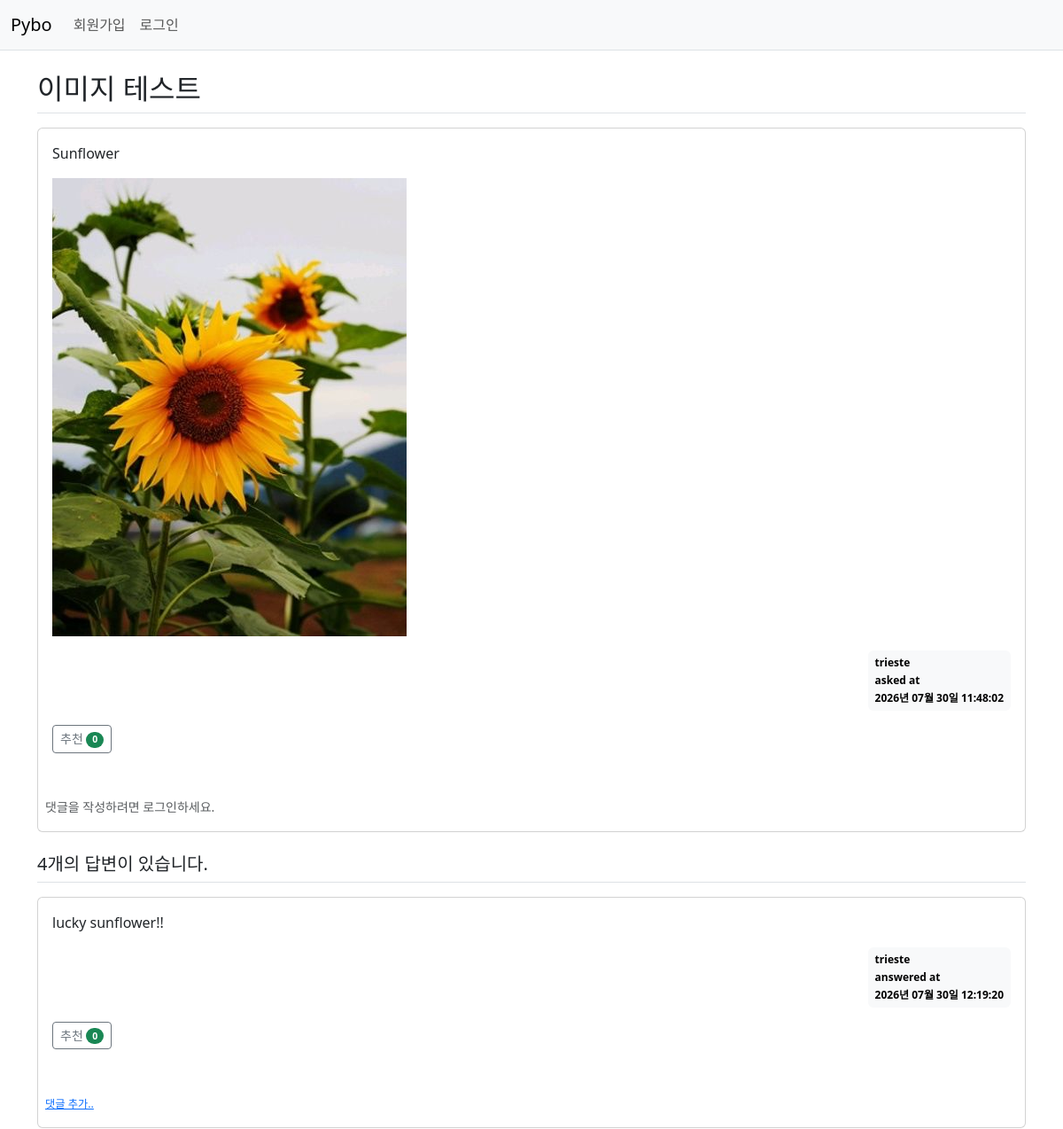
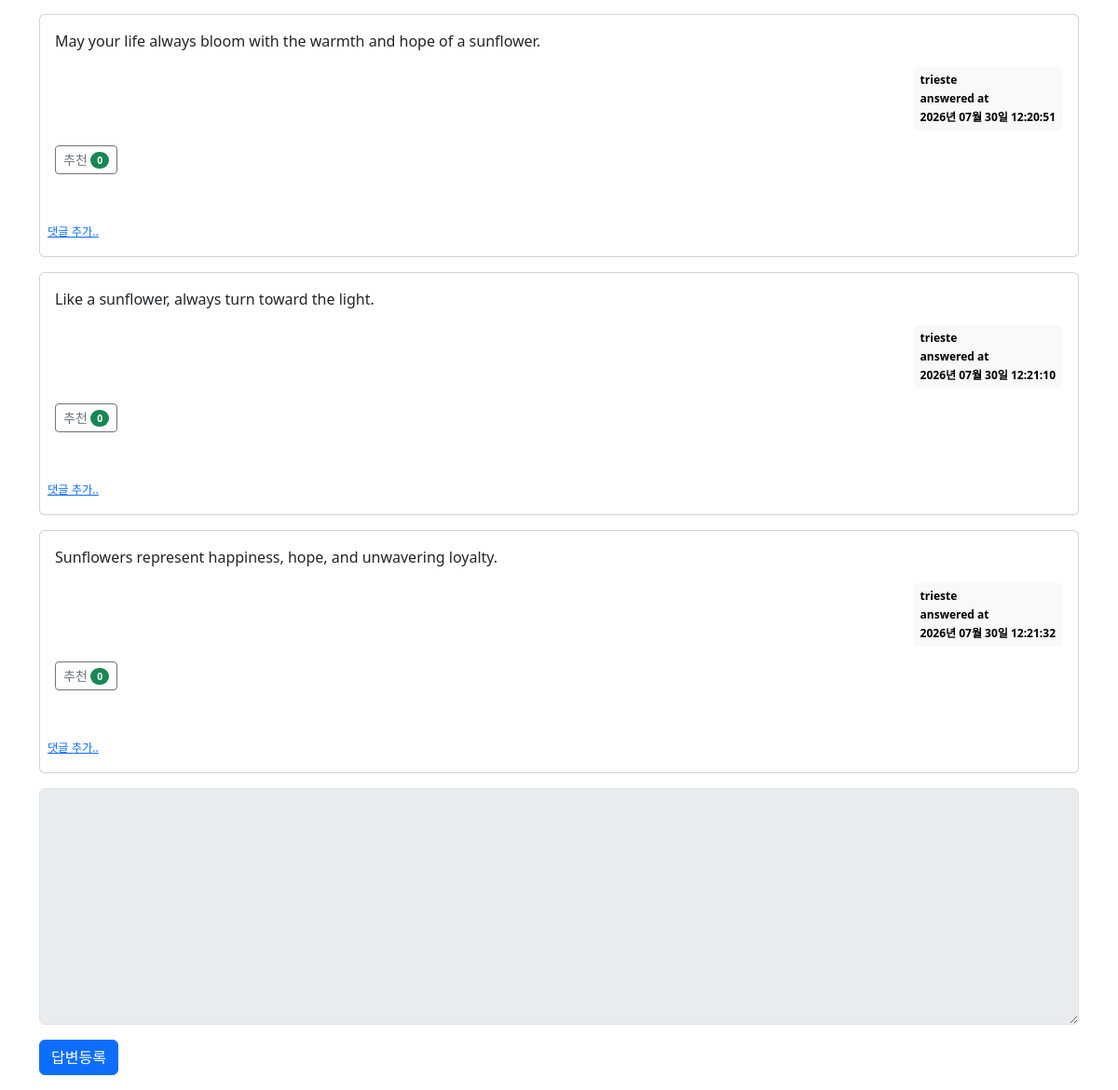
/question/detail/911, run on the app's committed database (2 pictures, top to bottom).
### pybo/models.py (models this page shows)
class Question(db.Model):
    id = db.Column(db.Integer, primary_key=True) # id를 주면 이것이 기본키가 된다는 의미
    subject = db.Column(db.String(200), nullable=False) # nullable=False는 값이 꼭들어가야한다는 의미, 200자까지 작성가능
    content = db.Column(db.Text(), nullable=False)
    create_date = db.Column(db.DateTime(), nullable=False) # 작성 일자
    image_path = db.Column(db.Text(), nullable=True) # 여러개 이미지 처리
    user_id = db.Column(db.Integer, db.ForeignKey('user.id', ondelete='CASCADE'), nullable=False)
    user = db.relationship('User', backref=db.backref('question_set'))
    voter = db.relationship(
        'User',                         # 추천한 사용자(User) 모델과 연결
        secondary=question_voter,       # 다대다 관계를 위한 중간 테이블(question_voter) 사용
        backref=db.backref('quesiton_voter_set',    # User 객체에서 추천한 질문 목록을 조회하는 속성
                           lazy='dynamic'           # 실제 조회 시점에 SQL을 실행하여 Query 객체를 반환
                           ))

class User(db.Model):
    id = db.Column(db.Integer, primary_key=True)
    username = db.Column(db.String(150), unique=True, nullable=False)
    password = db.Column(db.String(200), nullable=False)
    email = db.Column(db.String(120), unique=True, nullable=False)

class Answer(db.Model):
    id = db.Column(db.Integer, primary_key=True)
    question_id = db.Column(db.Integer, db.ForeignKey('question.id', ondelete='CASCADE')) # Question이 지워지면 Answer도 delete하라. Answer는 Question과 같은 번호를 가지고 있어야함.
    question = db.relationship('Question', backref=db.backref('answer_set', cascade='all, delete-orphan'))
    content = db.Column(db.Text(), nullable=False)
    create_date = db.Column(db.DateTime(), nullable=False)
    user_id = db.Column(db.Integer, db.ForeignKey('user.id', ondelete='CASCADE'), nullable=False)
    user = db.relationship('User', backref=db.backref('answer_set'))
    voter = db.relationship('User', secondary=answer_voter,
                            backref=db.backref('answer_voter_set', lazy='dynamic'))

### pybo/views/question_views.py (the view)
@bp.route('/detail/<int:question_id>')
def detail(question_id):
    form = AnswerForm()    # 상세 조회 라우터 내부에서 빈 답변 폼 생성
    question = Question.query.get_or_404(question_id)
    return render_template('question/question_detail.html', question=question, form=form)

### pybo/forms.py
class AnswerForm(FlaskForm):
    content = TextAreaField('내용', validators=[DataRequired('내용은 필수 입력 항목입니다.')])

### pybo/filter.py (called while the page is built)
def format_datetime(value, fmt='%Y년 %m월 %d일 %H:%M:%S'):
    return value.strftime(fmt)

### pybo/views/auth_views.py (called while the page is built)
@bp.before_app_request
def load_loaded_in_user():
    user_id = session.get('user_id')
    if user_id is None:
        g.user = None
    else:
        g.user = User.query.get(user_id)

### pybo/templates/question/question_detail.html (shortened to what this page needs)
{% extends 'base.html' %}
{% block content %}
<div class="container my-3">
    <h2 class="border-bottom py-2">{{ question.subject }}</h2>
    <div class="card my-3">
        <div class="card-body">
            <div class="card-text">{{ question.content | trim | markdown }}</div>
            {% if question.image_path %}
                {% for path in question.image_path.split(',') %}
                <div class="my-3">
                    <img src="{{ url_for('static', filename=path)}}" alt="첨부 이미지"
                    style="max-width: 100%; height: auto;" class="img-thumnail">
                </div>
                {% endfor %}
            {% endif %}
            <div class="d-flex justify-content-end">
                <div class="badge text-bg-light p-2 text-start">
                    <div class="mb-2">
                        {{ question.user.username }}
                    </div>
                    <div class="mb-2">asked at</div>
                    <div>{{ question.create_date | datetime }}</div>
                </div>
            </div>
            <div class="my-3">
                <a href="javascript:void(0)" data-uri="{{ url_for('question.vote', question_id=question.id) }}"
                    class="recommend btn btn-sm btn-outline-secondary">추천
                    <span class="badge rounded-pill bg-success">{{ question.voter | length }}</span>
                </a>
            </div>
        </div>
        <div class="card-body ps-2">
            <div>
                {% if g.user %}
                <a href="{{ url_for('comment.create_question', question_id=question.id) }}" class="small"><small>댓글
                        추가..</small></a>
                {% else %}
                <small class="text-muted">댓글을 작성하려면 로그인하세요.</small>
                {% endif %}
            </div>
        </div>
    </div>
    <h5 class="border-bottom my-3 py-2">{{ question.answer_set | length }}개의 답변이 있습니다.</h5>
    {% for answer in question.answer_set %}
    <div class="card my-3">
        <div class="card-body">
            <div class="card-text">{{ answer.content | trim | markdown }}</div>
            <div class="d-flex justify-content-end">
                <div class="badge text-bg-light p-2 text-start">
                    <div class="mb-2">{{ answer.user.username }}</div>
                    <div class="mb-2">answered at</div>
                    <div>{{ answer.create_date | datetime }}</div>
                </div>
            </div>
            <div class="my-3">
                <a href="javascript:void(0)" data-uri="{{ url_for('answer.vote', answer_id=answer.id) }}"
                    class="recommend btn btn-sm btn-outline-secondary">추천
                    <span class="badge rounded-pill bg-success">{{ answer.voter | length }}</span>
                </a>
            </div>
        </div>
        <div class="card-body ps-2">
            <div>
                <a href="{{ url_for('comment.create_answer', answer_id=answer.id) }}" class="small"><small>댓글
                        추가..</small></a>
            </div>
        </div>
    </div>
    {% endfor %}
    <form action="{{ url_for('answer.create', question_id=question.id) }}" method="post" class="my-3">
        <div class="mb-3">
            <textarea name="content" id="content" rows="10" class="form-control" {% if not g.user %}disabled{% endif
                %}></textarea>
        </div>
        <input type="submit" value="답변등록" class="btn btn-primary">
    </form>
</div>
{% endblock %}

### data on the page
Question: subject "이미지 테스트", content "Sunflower", image_path (picture), create_date "2026년 07월 30일 11:48:02"
User: user.username "trieste"
Answer: content "lucky sunflower!!", user.username "trieste", create_date "2026년 07월 30일 12:19:20", voter|length "0"
Answer: content "May your life always bloom with the warmth and hope of a sunflower.", user.username "trieste", create_date "2026년 07월 30일 12:20:51", voter|length "0"
Answer: content "Like a sunflower, always turn toward the light.", user.username "trieste", create_date "2026년 07월 30일 12:21:10", voter|length "0"
Answer: content "Sunflowers represent happiness, hope, and unwavering loyalty.", user.username "trieste", create_date "2026년 07월 30일 12:21:32", voter|length "0"

### other printed values
{{ question.voter | length }} "0"
{{ question.answer_set | length }} "4"
